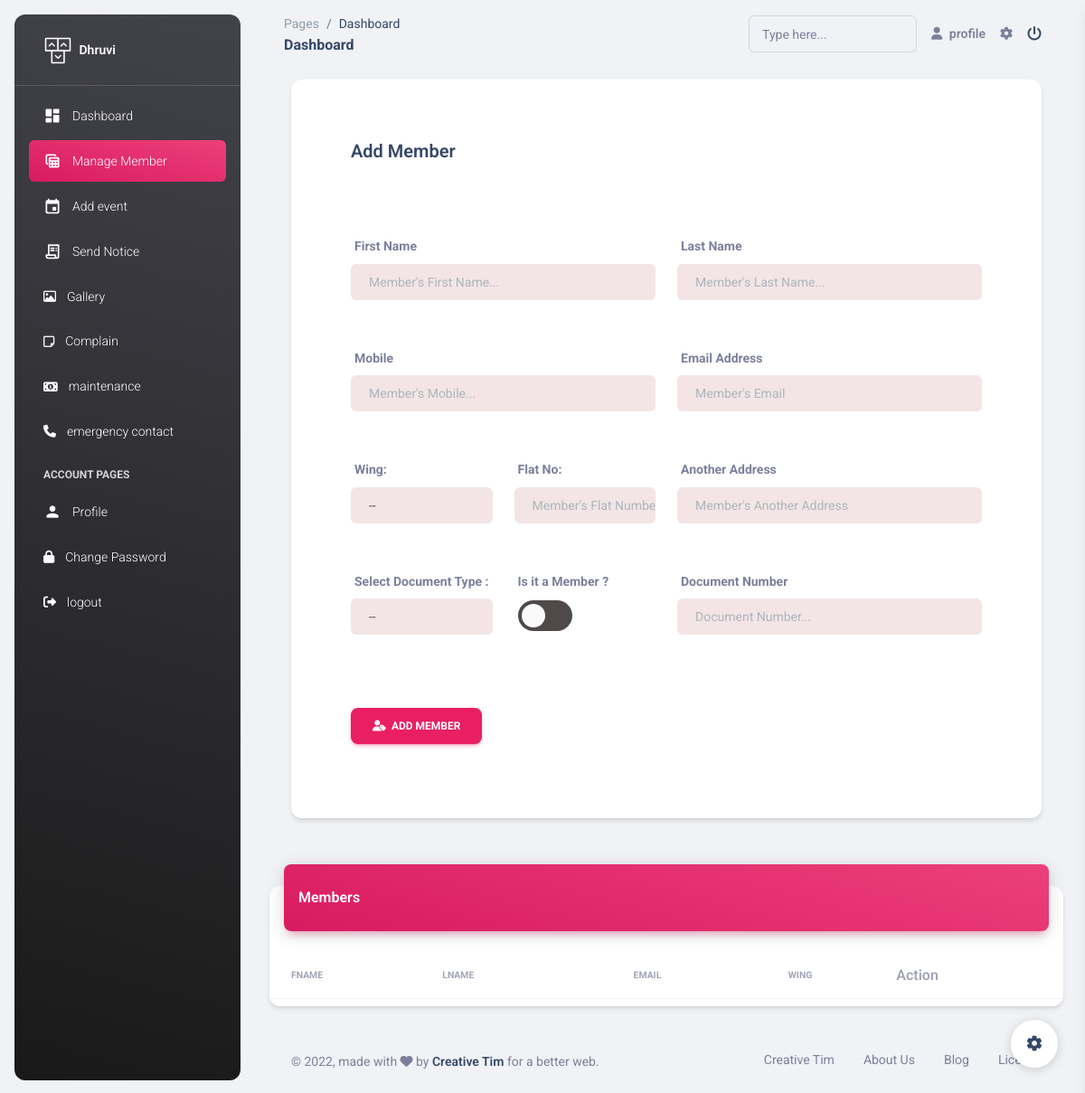
Before: /sec/manage-member/ (signed in) with the older database file.
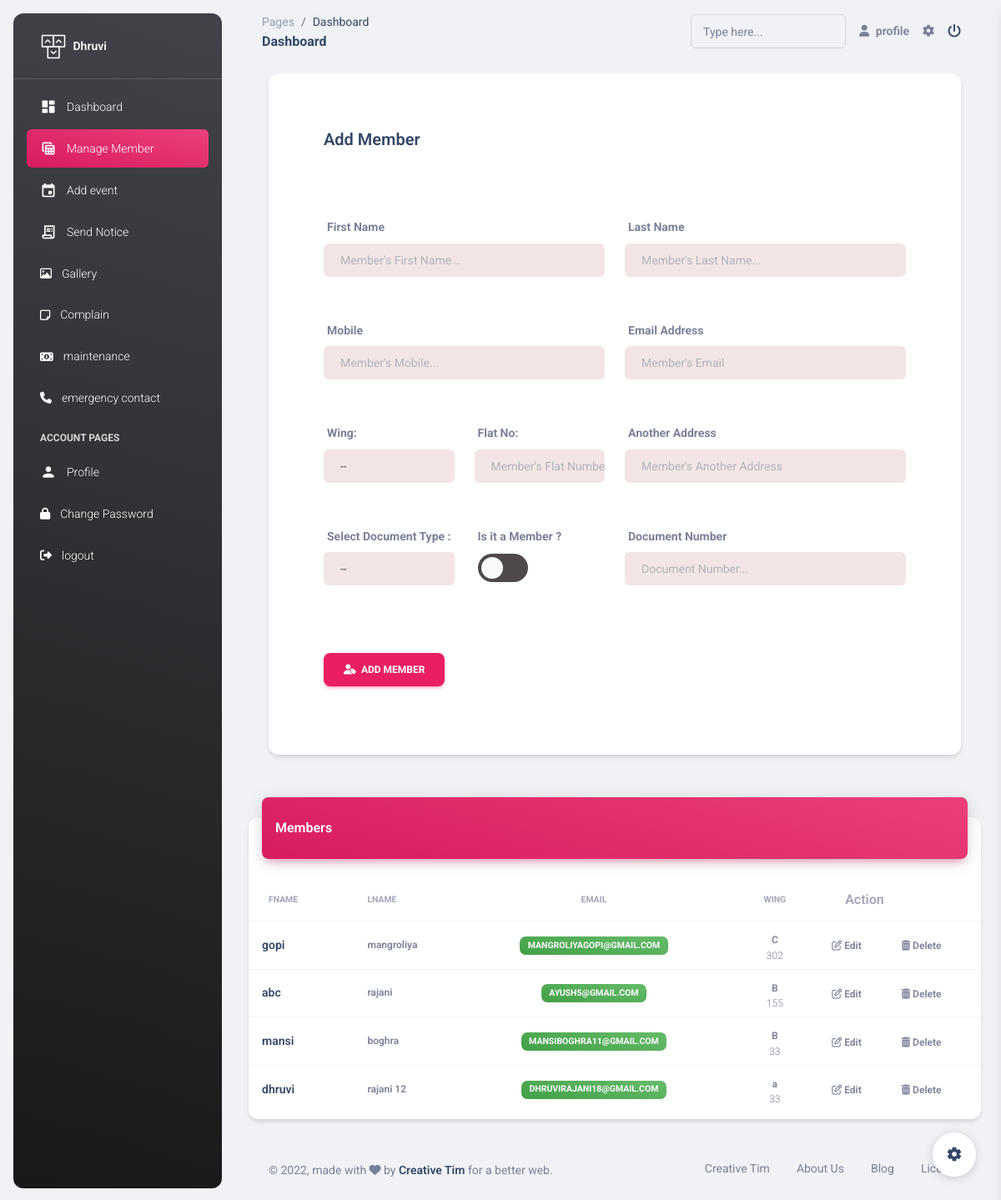
After: the same page with the newer database file.
### secratory/models.py (models this page shows, shortened)
class Member(models.Model):
    uid = models.ForeignKey(AdminSec,on_delete=models.CASCADE)
    fname = models.CharField(max_length=15)
    lname = models.CharField(max_length=15)
    email = models.EmailField(unique=True)
    mobile = models.CharField(max_length=15)
    password = models.CharField(max_length=20)
    pic = models.FileField(upload_to='member',default='avtar.jpg')
    flat_no = models.IntegerField()
    wing = models.CharField(max_length=2)
    address = models.TextField(null=True,blank=True)
    doc_type = models.CharField(max_length=20)
    doc_num = models.CharField(max_length=20)
    create_at = models.DateTimeField(auto_now_add=True)
    role = models.BooleanField(default=True)

### secratory/views.py (the view, shortened to what this page needs)
# urls.py: path('manage-member/',views.manage_member,name='manage-member'),
def manage_member(request):
    uid = AdminSec.objects.get(email=request.session['email'])
    members = Member.objects.all()[::-1]
    return render(request,'manage-member.html',{'uid':uid,'members':members})

### secratory/templates/manage-member.html (shortened to what the changed rows need)
{% extends 'header.html' %}
{% load static %}
{% block content %}
  <br><br><br>
    <div class="container-fluid px-2 px-md-4">
      <br><br>
      <div class="row">
        <div class="col-12">
          <div class="card my-4">
            <div class="card-body px-0 pb-2">
              <div class="table-responsive p-0">
                <table class="table align-items-center mb-0">
                  <thead>
                    <tr>
                      <th class="text-uppercase text-secondary text-xxs font-weight-bolder opacity-7">Fname</th>
                      <th class="text-uppercase text-secondary text-xxs font-weight-bolder opacity-7 ps-2">lname</th>
                      <th class="text-center text-uppercase text-secondary text-xxs font-weight-bolder opacity-7">Email</th>
                      <th class="text-center text-uppercase text-secondary text-xxs font-weight-bolder opacity-7">wing</th>
                      <th class="text-secondary opacity-7" style="text-align: left;" colspan="2">Action</th>
                    </tr>
                  </thead>
                  <tbody>
                    {% for member in members %}
                    <tr>
                      <td>
                        <div class="d-flex px-2 py-1">
                          <div class="d-flex flex-column justify-content-center">
                            <h6 class="mb-0 text-sm">{{member.fname}}</h6>
                          </div>
                        </div>
                      </td>
                      <td>
                        <p class="text-xs font-weight-bold mb-0">{{member.lname}}</p>
                      </td>
                      <td class="align-middle text-center text-sm">
                        <span class="badge badge-sm bg-gradient-success">{{member.email}}</span>
                      </td>
                      <td class="align-middle text-center">
                        <span class="text-secondary text-xs font-weight-bold">{{member.wing}}</span>
                        <p class="text-xs text-secondary mb-0">{{member.flat_no}}</p>
                      </td>
                      <td class="align-middle">
                        <a href="{% url 'edit_member' member.id %}" class="text-secondary font-weight-bold text-xs" data-toggle="tooltip" data-original-title="Edit user">
                          <i class="fa fa-edit"></i> Edit
                        </a>
                      </td>
                      <td class="align-middle">
                        <a href="{% url 'delete-member' member.id %}" class="text-secondary font-weight-bold text-xs" data-toggle="tooltip" data-original-title="Edit user">
                          <i class="fa fa-trash"></i> Delete
                        </a>
                      </td>
                    </tr>
                    {% endfor %}
                  </tbody>
                </table>
              </div>
            </div>
          </div>
        </div>
      </div>
{% endblock %}

Changed rows visible on the page:
added Member: fname "gopi", lname "mangroliya", email "MANGROLIYAGOPI@GMAIL.COM", wing "C", flat_no "302"
added Member: fname "abc", lname "rajani", email "AYUSH5@GMAIL.COM", wing "B", flat_no "155"
added Member: fname "mansi", lname "boghra", email "MANSIBOGHRA11@GMAIL.COM", wing "B", flat_no "33"
added Member: fname "dhruvi", lname "rajani 12", email "DHRUVIRAJANI18@GMAIL.COM", wing "a", flat_no "33"
